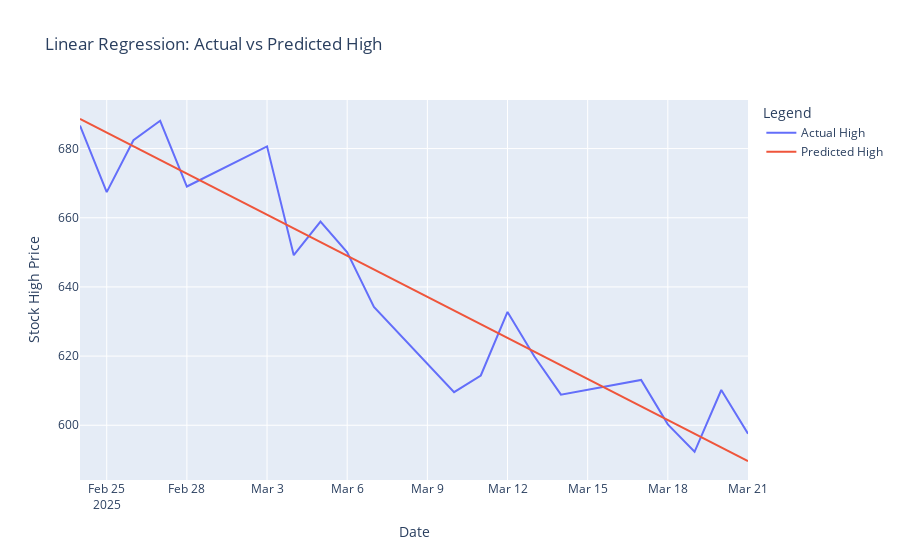

The notebook cell this image was saved under:
### Markdown cell above
## Predict results

### Code cell
df['Predicted_High'] = model.predict(X)
fig = go.Figure()

#  actual high prices
fig.add_trace(go.Scatter(
    x=df.index,
    y=df['High'],
    mode='lines',
    name='Actual High'
))

# predicted high prices
fig.add_trace(go.Scatter(
    x=df.index,
    y=df['Predicted_High'],
    mode='lines',
    name='Predicted High'
))

fig.update_layout(
    title='Linear Regression: Actual vs Predicted High',
    xaxis_title='Date',
    yaxis_title='Stock High Price',
    legend_title='Legend'
)

fig.show()

# evaluating the accuracy of the model
mae = mean_absolute_error(y_test, y_pred)
print(f"Mean Absolute Error (MAE): {mae}")
mse = mean_squared_error(y_test, y_pred)
rmse = np.sqrt(mse)
print(f"Root Mean Squared Error (RMSE): {rmse}")

### Figure 1 — Plotly figure (JSON) as saved in the notebook; plotly's stock layout.template omitted (floating-point values rounded to 4 significant figures)
{"data": [{"mode": "lines", "name": "Actual High", "type": "scatter", "x": ["2025-02-24T00:00:00-05:00", "2025-02-25T00:00:00-05:00", "2025-02-26T00:00:00-05:00", "2025-02-27T00:00:00-05:00", "2025-02-28T00:00:00-05:00", "2025-03-03T00:00:00-05:00", "2025-03-04T00:00:00-05:00", "2025-03-05T00:00:00-05:00", "2025-03-06T00:00:00-05:00", "2025-03-07T00:00:00-05:00", "2025-03-10T00:00:00-04:00", "2025-03-11T00:00:00-04:00", "2025-03-12T00:00:00-04:00", "2025-03-13T00:00:00-04:00", "2025-03-14T00:00:00-04:00", "2025-03-17T00:00:00-04:00", "2025-03-18T00:00:00-04:00", "2025-03-19T00:00:00-04:00", "2025-03-20T00:00:00-04:00", "2025-03-21T00:00:00-04:00"], "y": [686.7, 667.4, 682.4, 688.0, 669.0, 680.6, 649.2, 658.9, 650.0, 634.2, 609.6, 614.4, 632.8, 619.9, 608.9, 613.1, 600.2, 592.3, 610.2, 597.5]}, {"mode": "lines", "name": "Predicted High", "type": "scatter", "x": ["2025-02-24T00:00:00-05:00", "2025-02-25T00:00:00-05:00", "2025-02-26T00:00:00-05:00", "2025-02-27T00:00:00-05:00", "2025-02-28T00:00:00-05:00", "2025-03-03T00:00:00-05:00", "2025-03-04T00:00:00-05:00", "2025-03-05T00:00:00-05:00", "2025-03-06T00:00:00-05:00", "2025-03-07T00:00:00-05:00", "2025-03-10T00:00:00-04:00", "2025-03-11T00:00:00-04:00", "2025-03-12T00:00:00-04:00", "2025-03-13T00:00:00-04:00", "2025-03-14T00:00:00-04:00", "2025-03-17T00:00:00-04:00", "2025-03-18T00:00:00-04:00", "2025-03-19T00:00:00-04:00", "2025-03-20T00:00:00-04:00", "2025-03-21T00:00:00-04:00"], "y": [688.6, 684.6, 680.6, 676.7, 672.7, 660.8, 656.9, 652.9, 648.9, 645.0, 633.2, 629.3, 625.3, 621.4, 617.4, 605.5, 601.5, 597.6, 593.6, 589.7]}], "layout": {"legend": {"title": {"text": "Legend"}}, "title": {"text": "Linear Regression: Actual vs Predicted High"}, "xaxis": {"title": {"text": "Date"}}, "yaxis": {"title": {"text": "Stock High Price"}}}}
